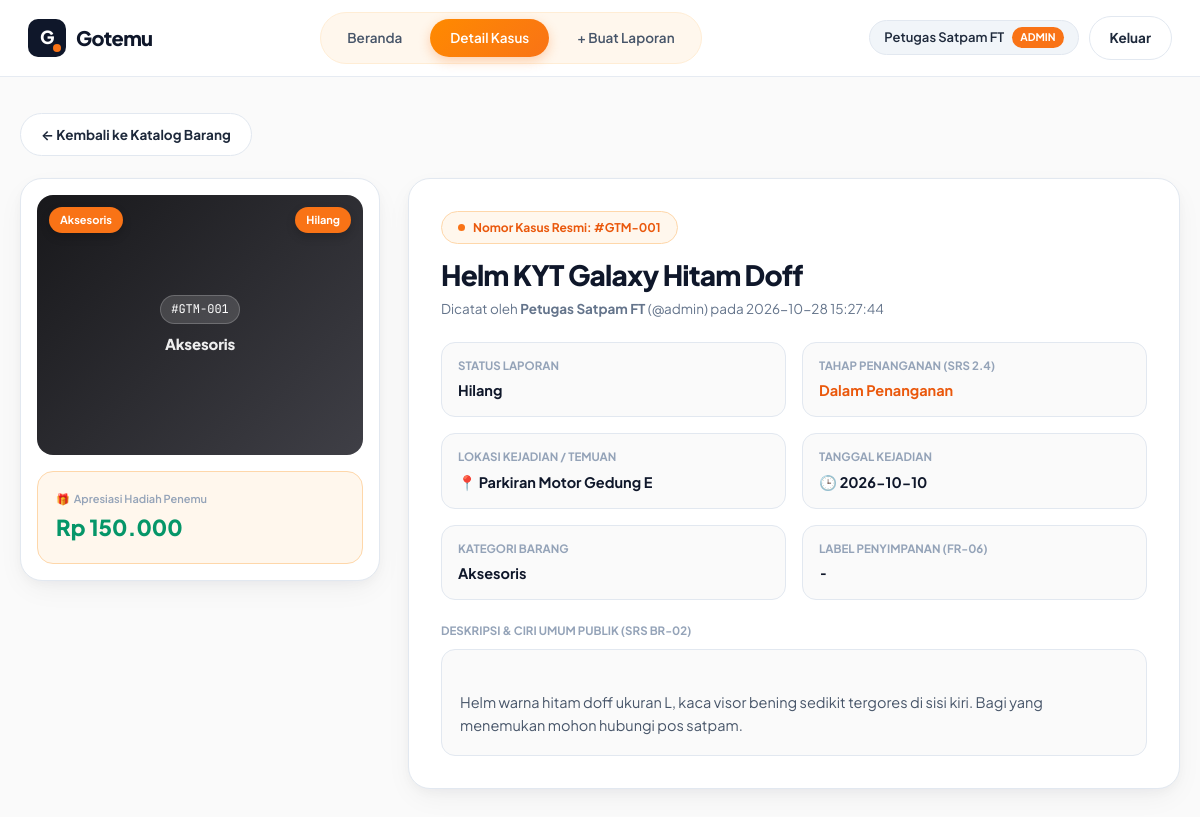
The app's page /detail.php?id=1 (signed in) with its own data.
### tables this page shows
CREATE TABLE kasus_barang (
  id INT UNSIGNED AUTO_INCREMENT PRIMARY KEY,
  pengguna_id INT UNSIGNED NOT NULL,
  nama_barang VARCHAR(150) NOT NULL,
  kategori ENUM('Elektronik','Dokumen','Pakaian','Aksesoris','Lainnya') NOT NULL,
  status ENUM('Hilang','Ditemukan') NOT NULL,
  lokasi VARCHAR(150) NOT NULL,
  deskripsi VARCHAR(2000) NOT NULL,
  imbalan INT UNSIGNED NOT NULL DEFAULT 0,
  foto_barang VARCHAR(255) DEFAULT NULL,
  label_penyimpanan VARCHAR(50) NOT NULL DEFAULT '-',
  status_penanganan ENUM('Diterima','Dalam Penanganan','Dalam Verifikasi','Diserahterimakan','Ditutup') NOT NULL DEFAULT 'Diterima',
  tanggal_kejadian DATE NOT NULL,
  dibuat_pada DATETIME NOT NULL DEFAULT CURRENT_TIMESTAMP,
  FOREIGN KEY (pengguna_id) REFERENCES pengguna (id)
);

CREATE TABLE pengguna (
  id INT UNSIGNED AUTO_INCREMENT PRIMARY KEY,
  username VARCHAR(30) NOT NULL UNIQUE,
  nama VARCHAR(100) NOT NULL,
  peran ENUM('admin','anggota') NOT NULL DEFAULT 'anggota',
  hash_sandi VARCHAR(255) NOT NULL,
  dibuat_pada DATETIME NOT NULL DEFAULT CURRENT_TIMESTAMP
);

### sesi.php (called while the page is built, shortened)
<?php
function e(?string $teks): string
{
    return htmlspecialchars($teks ?? '', ENT_QUOTES, 'UTF-8');
}
function penggunaAktif(): ?array
{
    return [
        'id'       => $_SESSION['id'],
        'username' => $_SESSION['username'],
        'nama'     => $_SESSION['nama'],
        'peran'    => $_SESSION['peran'],
    ];
}

### validasi.php (called while the page is built, shortened)
<?php
function formatRupiah(int $nominal): string
{
    return 'Rp ' . number_format($nominal, 0, ',', '.');
}

### detail.php (the view, shortened to what this page needs)
<?php
require_once __DIR__ . '/sesi.php';
require_once __DIR__ . '/koneksi.php';
require_once __DIR__ . '/validasi.php';
$pengguna = penggunaAktif();
$id = filter_var($_GET['id'] ?? '', FILTER_VALIDATE_INT, ['options' => ['min_range' => 1]]);
try {
    $sql = 'SELECT k.*, u.nama AS pencatat, u.username AS username_pencatat
            FROM kasus_barang AS k
            JOIN pengguna AS u ON u.id = k.pengguna_id
            WHERE k.id = ?';
    $stmt = $db->prepare($sql);
    $stmt->bind_param('i', $id);
    $stmt->execute();
    $kasus = $stmt->get_result()->fetch_assoc();
} catch (mysqli_sql_exception $ex) {
    error_log('[Read Detail Gagal] ' . $ex->getMessage());
    http_response_code(500);
    exit('Maaf, detail kasus belum dapat ditampilkan.');
}
$nomorKasus = '#GTM-' . str_pad((string) (int) $kasus['id'], 3, '0', STR_PAD_LEFT);
$adaImbalan = ((int) $kasus['imbalan'] > 0);
$kelasKat   = 'kat-' . strtolower($kasus['kategori']);
?>
<!DOCTYPE html>
<html lang="id">
<head>
    <link rel="stylesheet" href="style.css">
</head>
<body>
    <header class="topbar">
        <div class="topbar-inner">
            <a href="daftar.php" class="brand">
                <span class="brand-logo">G</span>
                <span>Gotemu</span>
            </a>
            <nav class="nav-pills">
                <a href="daftar.php" class="nav-pill-item">Beranda</a>
                <a href="daftar.php#katalog" class="nav-pill-item active">Detail Kasus</a>
                <?php if ($pengguna['peran'] === 'admin'): ?>
                    <a href="tambah.php" class="nav-pill-item">+ Buat Laporan</a>
                <?php endif; ?>
            </nav>
            <div class="user-actions">
                <span class="user-badge">
                    <?= e($pengguna['nama']) ?>
                    <span class="role-tag"><?= e($pengguna['peran']) ?></span>
                </span>
                <a href="logout.php" class="btn btn-secondary">Keluar</a>
            </div>
        </div>
    </header>
    <main class="container" style="padding-top: 36px; padding-bottom: 80px;">
        <p style="margin-bottom: 22px;">
            <a href="daftar.php#katalog" class="btn btn-secondary">&larr; Kembali ke Katalog Barang</a>
        </p>
        <div class="detail-layout">
            <aside class="media-showcase">
                <div class="media-frame">
                    <?php if (!empty($kasus['foto_barang']) && file_exists(__DIR__ . '/' . $kasus['foto_barang'])): ?>
                        <img src="<?= e($kasus['foto_barang']) ?>" alt="<?= e($kasus['nama_barang']) ?>">
                    <?php else: ?>
                        <div class="card-visual-fallback <?= e($kelasKat) ?>">
                            <span class="fallback-code"><?= e($nomorKasus) ?></span>
                            <span class="fallback-cat"><?= e($kasus['kategori']) ?></span>
                        </div>
                    <?php endif; ?>
                    <span class="pill-top-left"><?= e($kasus['kategori']) ?></span>
                    <span class="pill-top-right <?= $kasus['status'] === 'Ditemukan' ? 'status-ditemukan' : 'status-hilang' ?>">
                        <?= e($kasus['status']) ?>
                    </span>
                </div>
                <div class="reward-highlight-box">
                    <?php if ($adaImbalan): ?>
                        <div class="reward-type"><span class="gift">🎁</span> Apresiasi Hadiah Penemu</div>
                        <div class="reward-amount is-paid" style="font-size: 22px;"><?= e(formatRupiah((int) $kasus['imbalan'])) ?></div>
                    <?php else: ?>
                        <div class="reward-type"><span class="heart">❤️</span> Kategori Pengembalian</div>
                        <div class="reward-amount" style="font-size: 20px;">Bantuan Sosial (Gratis)</div>
                    <?php endif; ?>
                </div>
            </aside>
            <article class="panel-card">
                <span class="eyebrow-pill">Nomor Kasus Resmi: <?= e($nomorKasus) ?></span>
                <h1 class="section-title" style="font-size: 28px; margin-bottom: 6px;"><?= e($kasus['nama_barang']) ?></h1>
                <p style="color: var(--slate-500); font-size: 13.5px;">
                    Dicatat oleh <strong><?= e($kasus['pencatat']) ?></strong> (@<?= e($kasus['username_pencatat']) ?>) pada <?= e($kasus['dibuat_pada']) ?>
                </p>
                <div class="dossier-grid">
                    <div class="dossier-item">
                        <div class="dossier-label">Status Laporan</div>
                        <div class="dossier-val"><?= e($kasus['status']) ?></div>
                    </div>
                    <div class="dossier-item">
                        <div class="dossier-label">Tahap Penanganan (SRS 2.4)</div>
                        <div class="dossier-val" style="color: var(--orange-600);"><?= e($kasus['status_penanganan']) ?></div>
                    </div>
                    <div class="dossier-item">
                        <div class="dossier-label">Lokasi Kejadian / Temuan</div>
                        <div class="dossier-val">📍 <?= e($kasus['lokasi']) ?></div>
                    </div>
                    <div class="dossier-item">
                        <div class="dossier-label">Tanggal Kejadian</div>
                        <div class="dossier-val">🕒 <?= e($kasus['tanggal_kejadian']) ?></div>
                    </div>
                    <div class="dossier-item">
                        <div class="dossier-label">Kategori Barang</div>
                        <div class="dossier-val"><?= e($kasus['kategori']) ?></div>
                    </div>
                    <div class="dossier-item">
                        <div class="dossier-label">Label Penyimpanan (FR-06)</div>
                        <div class="dossier-val" style="font-family: var(--font-mono);"><?= e($kasus['label_penyimpanan']) ?></div>
                    </div>
                </div>
                <div>
                    <div class="dossier-label">Deskripsi &amp; Ciri Umum Publik (SRS BR-02)</div>
                    <div style="margin-top: 8px; padding: 18px; border-radius: 14px; background: var(--bg-body); border: 1px solid var(--slate-200); white-space: pre-line; color: var(--slate-600);">
                        <?= e($kasus['deskripsi']) ?>
                    </div>
                </div>
            </article>
        </div>
    </main>
</body>
</html>

### records on screen
kasus_barang: pengguna.nama "Petugas Satpam FT", pengguna.username "ADMIN", id "#GTM-001", kategori "Aksesoris", status "Hilang", imbalan "Rp 150.000", nama_barang "Helm KYT Galaxy Hitam Doff", pengguna.username "admin", dibuat_pada "2026-10-28 15:27:44", status_penanganan "Dalam Penanganan", lokasi "Parkiran Motor Gedung E", tanggal_kejadian "2026-10-10", label_penyimpanan "-", deskripsi "Helm warna hitam doff ukuran L, kaca visor bening sedikit tergores di sisi kiri. Bagi yang menemukan mohon hubungi pos satpam."
